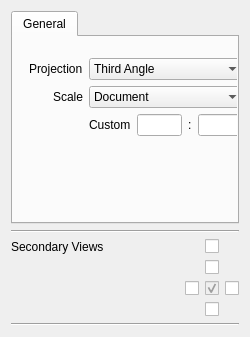
<?xml version="1.0" encoding="UTF-8"?>
<ui version="4.0">
 <class>DrawingGui::TaskOrthographicViews</class>
 <widget class="QWidget" name="DrawingGui::TaskOrthographicViews">
  <property name="geometry">
   <rect>
    <x>0</x>
    <y>0</y>
    <width>250</width>
    <height>337</height>
   </rect>
  </property>
  <property name="sizePolicy">
   <sizepolicy hsizetype="Fixed" vsizetype="Expanding">
    <horstretch>0</horstretch>
    <verstretch>0</verstretch>
   </sizepolicy>
  </property>
  <property name="minimumSize">
   <size>
    <width>250</width>
    <height>0</height>
   </size>
  </property>
  <property name="windowTitle">
   <string>Orthographic Projection</string>
  </property>
  <layout class="QGridLayout" name="gridLayout_5">
   <item row="1" column="0">
    <widget class="Line" name="line">
     <property name="orientation">
      <enum>Qt::Horizontal</enum>
     </property>
    </widget>
   </item>
   <item row="2" column="0">
    <layout class="QGridLayout" name="gridLayout">
     <item row="3" column="1">
      <widget class="QCheckBox" name="chkOrthoLeft">
       <property name="enabled">
        <bool>true</bool>
       </property>
       <property name="sizePolicy">
        <sizepolicy hsizetype="Fixed" vsizetype="Fixed">
         <horstretch>0</horstretch>
         <verstretch>0</verstretch>
        </sizepolicy>
       </property>
       <property name="contextMenuPolicy">
        <enum>Qt::NoContextMenu</enum>
       </property>
       <property name="toolTip">
        <string>Right click for axonometric settings</string>
       </property>
       <property name="layoutDirection">
        <enum>Qt::RightToLeft</enum>
       </property>
       <property name="text">
        <string/>
       </property>
      </widget>
     </item>
     <item row="4" column="2">
      <widget class="QCheckBox" name="chkOrthoBottom">
       <property name="enabled">
        <bool>true</bool>
       </property>
       <property name="sizePolicy">
        <sizepolicy hsizetype="Fixed" vsizetype="Fixed">
         <horstretch>0</horstretch>
         <verstretch>0</verstretch>
        </sizepolicy>
       </property>
       <property name="contextMenuPolicy">
        <enum>Qt::NoContextMenu</enum>
       </property>
       <property name="toolTip">
        <string>Right click for axonometric settings</string>
       </property>
       <property name="layoutDirection">
        <enum>Qt::RightToLeft</enum>
       </property>
       <property name="text">
        <string/>
       </property>
      </widget>
     </item>
     <item row="2" column="2">
      <widget class="QCheckBox" name="chkOrthoTop">
       <property name="enabled">
        <bool>true</bool>
       </property>
       <property name="sizePolicy">
        <sizepolicy hsizetype="Fixed" vsizetype="Fixed">
         <horstretch>0</horstretch>
         <verstretch>0</verstretch>
        </sizepolicy>
       </property>
       <property name="contextMenuPolicy">
        <enum>Qt::NoContextMenu</enum>
       </property>
       <property name="toolTip">
        <string>Right click for axonometric settings</string>
       </property>
       <property name="layoutDirection">
        <enum>Qt::RightToLeft</enum>
       </property>
       <property name="text">
        <string/>
       </property>
      </widget>
     </item>
     <item row="3" column="3">
      <widget class="QCheckBox" name="chkOrthoRight">
       <property name="enabled">
        <bool>true</bool>
       </property>
       <property name="sizePolicy">
        <sizepolicy hsizetype="Fixed" vsizetype="Fixed">
         <horstretch>0</horstretch>
         <verstretch>0</verstretch>
        </sizepolicy>
       </property>
       <property name="contextMenuPolicy">
        <enum>Qt::NoContextMenu</enum>
       </property>
       <property name="toolTip">
        <string>Right click for axonometric settings</string>
       </property>
       <property name="layoutDirection">
        <enum>Qt::RightToLeft</enum>
       </property>
       <property name="text">
        <string/>
       </property>
      </widget>
     </item>
     <item row="1" column="2">
      <widget class="QCheckBox" name="chkOrthoRear">
       <property name="enabled">
        <bool>true</bool>
       </property>
       <property name="sizePolicy">
        <sizepolicy hsizetype="Fixed" vsizetype="Fixed">
         <horstretch>0</horstretch>
         <verstretch>0</verstretch>
        </sizepolicy>
       </property>
       <property name="contextMenuPolicy">
        <enum>Qt::NoContextMenu</enum>
       </property>
       <property name="toolTip">
        <string>Right click for axonometric settings</string>
       </property>
       <property name="layoutDirection">
        <enum>Qt::RightToLeft</enum>
       </property>
       <property name="text">
        <string/>
       </property>
      </widget>
     </item>
     <item row="3" column="2">
      <widget class="QCheckBox" name="chkOrthoFront">
       <property name="enabled">
        <bool>false</bool>
       </property>
       <property name="sizePolicy">
        <sizepolicy hsizetype="Fixed" vsizetype="Fixed">
         <horstretch>0</horstretch>
         <verstretch>0</verstretch>
        </sizepolicy>
       </property>
       <property name="contextMenuPolicy">
        <enum>Qt::NoContextMenu</enum>
       </property>
       <property name="toolTip">
        <string>Primary view</string>
       </property>
       <property name="layoutDirection">
        <enum>Qt::RightToLeft</enum>
       </property>
       <property name="text">
        <string/>
       </property>
       <property name="checked">
        <bool>true</bool>
       </property>
      </widget>
     </item>
     <item row="1" column="0">
      <widget class="QLabel" name="label_3">
       <property name="text">
        <string>Secondary Views</string>
       </property>
       <property name="alignment">
        <set>Qt::AlignBottom|Qt::AlignLeading|Qt::AlignLeft</set>
       </property>
      </widget>
     </item>
    </layout>
   </item>
   <item row="3" column="0">
    <widget class="Line" name="line_2">
     <property name="orientation">
      <enum>Qt::Horizontal</enum>
     </property>
    </widget>
   </item>
   <item row="0" column="0">
    <widget class="QTabWidget" name="general">
     <widget class="QWidget" name="General">
      <attribute name="title">
       <string>General</string>
      </attribute>
      <widget class="QWidget" name="verticalLayoutWidget">
       <property name="geometry">
        <rect>
         <x>0</x>
         <y>10</y>
         <width>231</width>
         <height>101</height>
        </rect>
       </property>
       <layout class="QVBoxLayout" name="verticalLayout_2">
        <item>
         <layout class="QGridLayout" name="gridLayout_3">
          <item row="3" column="1">
           <widget class="QComboBox" name="cmbScaleType">
            <item>
             <property name="text">
              <string>Document</string>
             </property>
            </item>
            <item>
             <property name="text">
              <string>Automatic</string>
             </property>
            </item>
            <item>
             <property name="text">
              <string>Custom</string>
             </property>
            </item>
           </widget>
          </item>
          <item row="4" column="1">
           <layout class="QHBoxLayout" name="horizontalLayout_2">
            <item>
             <widget class="QLabel" name="label_2">
              <property name="text">
               <string>Custom</string>
              </property>
             </widget>
            </item>
            <item>
             <widget class="QLineEdit" name="scaleNum">
              <property name="sizePolicy">
               <sizepolicy hsizetype="Expanding" vsizetype="Fixed">
                <horstretch>0</horstretch>
                <verstretch>0</verstretch>
               </sizepolicy>
              </property>
             </widget>
            </item>
            <item>
             <widget class="QLabel" name="label_4">
              <property name="text">
               <string>:</string>
              </property>
             </widget>
            </item>
            <item>
             <widget class="QLineEdit" name="scaleDenom"/>
            </item>
           </layout>
          </item>
          <item row="3" column="0">
           <layout class="QHBoxLayout" name="horizontalLayout_4">
            <item>
             <spacer name="horizontalSpacer">
              <property name="orientation">
               <enum>Qt::Horizontal</enum>
              </property>
              <property name="sizeType">
               <enum>QSizePolicy::MinimumExpanding</enum>
              </property>
              <property name="sizeHint" stdset="0">
               <size>
                <width>40</width>
                <height>20</height>
               </size>
              </property>
             </spacer>
            </item>
            <item>
             <widget class="QLabel" name="label_5">
              <property name="text">
               <string>Scale</string>
              </property>
             </widget>
            </item>
           </layout>
          </item>
          <item row="1" column="0">
           <layout class="QHBoxLayout" name="horizontalLayout">
            <item>
             <spacer name="horizontalSpacer_2">
              <property name="orientation">
               <enum>Qt::Horizontal</enum>
              </property>
              <property name="sizeHint" stdset="0">
               <size>
                <width>20</width>
                <height>20</height>
               </size>
              </property>
             </spacer>
            </item>
            <item>
             <widget class="QLabel" name="label_7">
              <property name="text">
               <string>Projection</string>
              </property>
             </widget>
            </item>
           </layout>
          </item>
          <item row="1" column="1">
           <widget class="QComboBox" name="projection">
            <property name="editable">
             <bool>false</bool>
            </property>
            <item>
             <property name="text">
              <string>Third Angle</string>
             </property>
            </item>
            <item>
             <property name="text">
              <string>First Angle</string>
             </property>
            </item>
           </widget>
          </item>
         </layout>
        </item>
       </layout>
      </widget>
     </widget>
    </widget>
   </item>
  </layout>
 </widget>
 <resources/>
 <connections/>
</ui>
